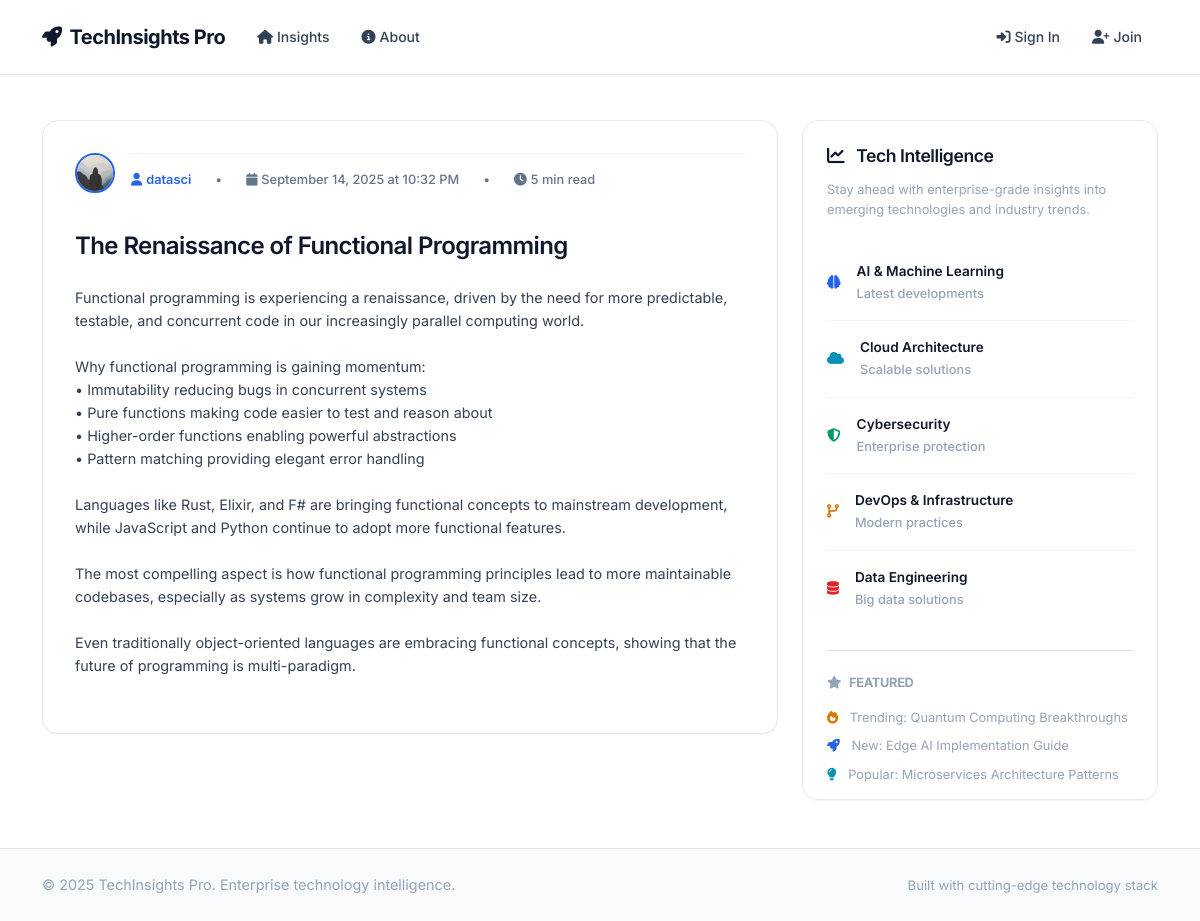
Screenshot of /post/8 with the database file from the repository.
### flaskblog/models.py (models this page shows, shortened)
class User(db.Model, UserMixin):
    id = db.Column(db.Integer, primary_key=True)
    username = db.Column(db.String(20), unique=True, nullable=False)
    email = db.Column(db.String(120), unique=True, nullable=False)
    image_file = db.Column(db.String(20), nullable=False, default='default.jpg')
    password = db.Column(db.String(60), nullable=False)
    posts = db.relationship('Post', backref='author', lazy=True)

class Post(db.Model):
    id = db.Column(db.Integer, primary_key=True)
    title = db.Column(db.String(100), nullable=False)
    date_posted = db.Column(db.DateTime, nullable=False, default=datetime.utcnow)
    content = db.Column(db.Text, nullable=False)
    user_id = db.Column(db.Integer, db.ForeignKey('user.id'), nullable=False)

### flaskblog/posts/routes.py (the view)
@posts.route("/post/<int:post_id>")
def post(post_id):
    post = Post.query.get_or_404(post_id)
    return render_template('post.html', title=post.title, post=post)

### flaskblog/templates/post.html (shortened to what this page needs)
{% extends "layout.html" %}
{% block content %}
  <article class="article-card fade-in-up">
    <div class="d-flex align-items-start mb-4">
      <img class="article-img me-3" src="{{ url_for('static', filename='profile_pics/' + post.author.image_file) }}" alt="{{ post.author.username }}">
      <div class="flex-grow-1">
        <div class="article-metadata mb-3">
          <a class="author-link" href="{{ url_for('users.user_posts', username=post.author.username) }}">
            <i class="fas fa-user me-1"></i>{{ post.author.username }}
          </a>
          <span class="mx-2">•</span>
          <span>
            <i class="fas fa-calendar me-1"></i>{{ post.date_posted.strftime('%B %d, %Y at %I:%M %p') }}
          </span>
          <span class="mx-2">•</span>
          <span>
            <i class="fas fa-clock me-1"></i>{{ (post.content|length / 200)|round|int }} min read
          </span>
        </div>
      </div>
    </div>
    <h1 class="article-title mb-4">{{ post.title }}</h1>
    <div class="article-content">
      {{ post.content|replace('\n', '<br>')|safe }}
    </div>
  </article>
{% endblock content %}

### flaskblog/static/main.css (style rules this page uses)
:root { --primary: #2563eb; --primary-dark: #1d4ed8; --primary-light: #3b82f6; --secondary: #475569; --accent: #0891b2; --success: #059669; --warning: #d97706; --danger: #dc2626; --bg-primary: #ffffff; --bg-secondary: #f8fafc; --bg-tertiary: #f1f5f9; --bg-card: #ffffff; --bg-elevated: #f8fafc; --bg-glass: rgba(248, 250, 252, 0.8); --bg-overlay: rgba(255, 255, 255, 0.95); --bg-hero: linear-gradient(135deg, #f8fafc 0%, #e2e8f0 100%); --text-primary: #0f172a; --text-secondary: #334155; --text-tertiary: #64748b; --text-muted: #94a3b8; --text-inverse: #ffffff; --border-primary: #e2e8f0; --border-secondary: #f1f5f9; --shadow-sm: 0 1px 2px 0 rgba(0, 0, 0, 0.05); --shadow-md: 0 4px 6px -1px rgba(0, 0, 0, 0.1), 0 2px 4px -1px rgba(0, 0, 0, 0.06); --shadow-lg: 0 10px 15px -3px rgba(0, 0, 0, 0.1), 0 4px 6px -2px rgba(0, 0, 0, 0.05); --shadow-xl: 0 20px 25px -5px rgba(0, 0, 0, 0.1), 0 10px 10px -5px rgba(0, 0, 0, 0.04); --shadow-2xl: 0 25px 50px -12px rgba(0, 0, 0, 0.25); --radius-sm: 0.375rem; --radius-md: 0.5rem; --radius-lg: 0.75rem; --radius-xl: 1rem; --radius-2xl: 1.5rem; --transition-fast: 150ms cubic-bezier(0.4, 0, 0.2, 1); --transition-normal: 300ms cubic-bezier(0.4, 0, 0.2, 1); --transition-slow: 500ms cubic-bezier(0.4, 0, 0.2, 1); }
* { box-sizing: border-box; margin: 0; padding: 0; }
html { scroll-behavior: smooth; }
body { font-family: 'Inter', -apple-system, BlinkMacSystemFont, 'Segoe UI', Roboto, 'Helvetica Neue', Arial, sans-serif; background: var(--bg-primary); color: var(--text-primary); line-height: 1.6; font-size: 15px; font-weight: 400; -webkit-font-smoothing: antialiased; -moz-osx-font-smoothing: grayscale; overflow-x: hidden; }
h1, h2, h3, h4, h5, h6 { color: var(--text-primary); font-weight: 600; line-height: 1.3; letter-spacing: -0.025em; margin-bottom: 0.75rem; }
h1 { font-size: 2.25rem; font-weight: 700; }
.article-card { background: var(--bg-card); border: 1px solid var(--border-primary); border-radius: var(--radius-xl); padding: 2rem; margin-bottom: 1.5rem; transition: var(--transition-normal); position: relative; overflow: hidden; box-shadow: var(--shadow-sm); }
.article-card::before { content: ''; position: absolute; top: 0; left: 0; right: 0; height: 2px; background: linear-gradient(90deg, var(--primary), var(--accent)); transform: scaleX(0); transform-origin: left; transition: var(--transition-normal); }
.article-title { color: var(--text-primary); font-size: 1.5rem; font-weight: 600; line-height: 1.3; margin-bottom: 0.75rem; text-decoration: none; transition: var(--transition-fast); letter-spacing: -0.025em; }
.article-content { color: var(--text-secondary); font-size: 0.9rem; line-height: 1.6; margin-bottom: 1.5rem; }
.article-metadata { display: flex; align-items: center; gap: 1rem; padding-top: 1rem; border-top: 1px solid var(--border-secondary); color: var(--text-tertiary); font-size: 0.8rem; font-weight: 500; }
.article-img { width: 40px; height: 40px; border-radius: 50%; border: 2px solid var(--primary); object-fit: cover; transition: var(--transition-fast); box-shadow: var(--shadow-sm); }
.author-link { color: var(--primary); text-decoration: none; font-weight: 600; transition: var(--transition-fast); }
.fade-in-up { animation: slideInUp 0.4s ease-out forwards; }
.fade-in-up { animation: slideInUp 0.6s ease-out forwards; opacity: 0; }

### rows the page displays
User: image_file (placeholder picture), author.username "datasci"
Post: date_posted "September 14, 2025 at 10:32 PM", title "The Renaissance of Functional Programming", content "Functional programming is experiencing a renaissance, driven by the need for more predictable, testable, and concurrent code in our increasingly parallel computing world. Why functional programming is gaining momentum: • Immutability reducing bugs in concurrent systems • Pure functions making code easier to test and reason about • Higher-order functions enabling powerful abstractions • Pattern matching providing elegant error handling Languages like Rust, Elixir, and F# are bringing functional concepts to mainstream development, while JavaScript and Python continue to adopt more functional features. The most compelling aspect is how functional programming principles lead to more…"

### other values shown
{{ (post.content|length / 200)|round|int }} "5"
